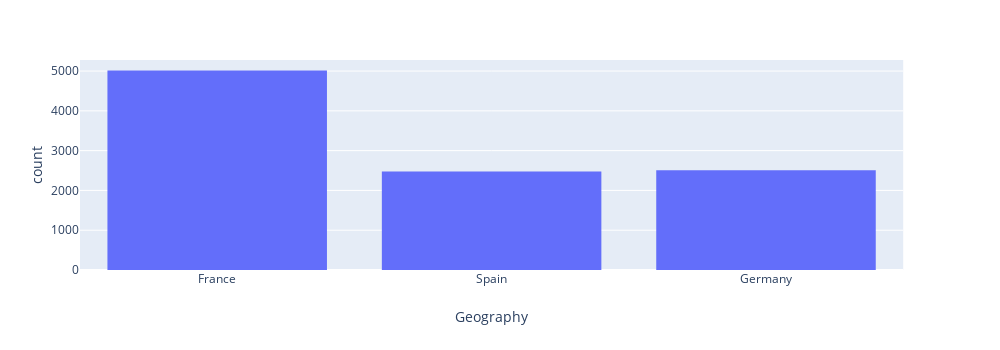
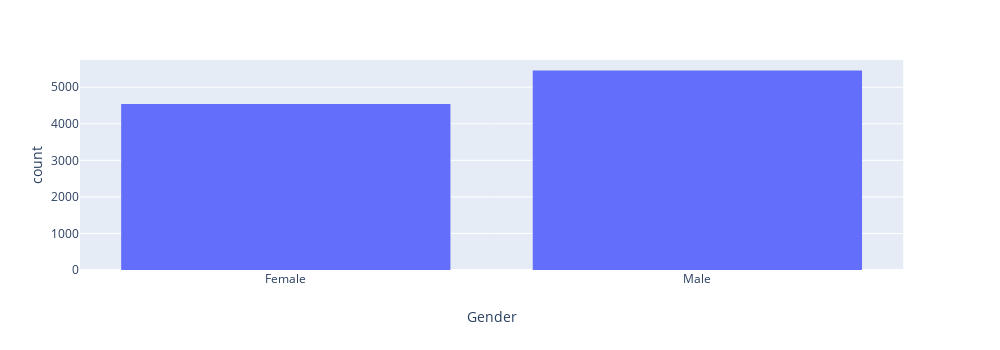
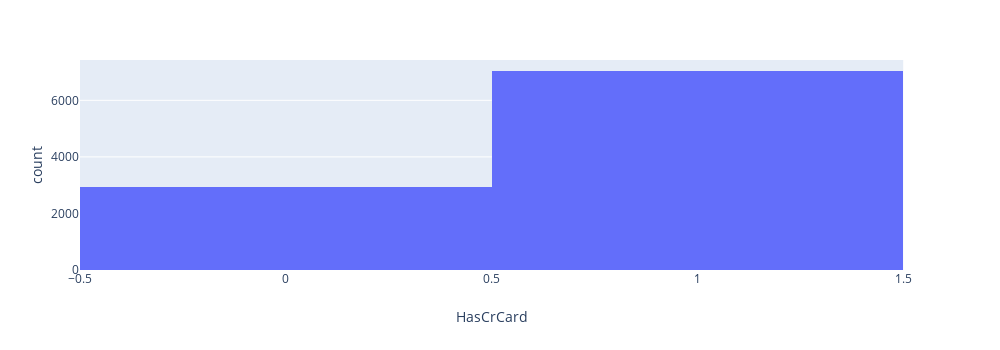
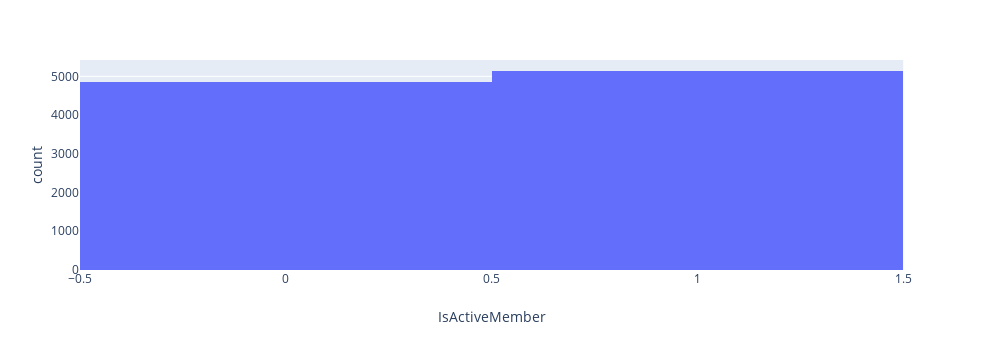

The cell these charts' notebook holds for them, in order:
### Code cell
for col in cats:
    fig = px.histogram(df,x=col,width=1000,height=350)
    fig.show()

### Figure 1 — Plotly figure (JSON) as saved in the notebook; plotly's stock layout.template omitted (floating-point values rounded to 4 significant figures; data arrays with more than 128 entries replaced by an {"elided": "..."} marker saying what was removed)
{"data": [{"alignmentgroup": "True", "bingroup": "x", "hoverlabel": {"namelength": 0}, "hovertemplate": "Geography=%{x}<br>count=%{y}", "legendgroup": "", "marker": {"color": "#636efa"}, "name": "", "offsetgroup": "", "orientation": "v", "showlegend": false, "type": "histogram", "x": {"elided": "10000 str values"}, "xaxis": "x", "yaxis": "y"}], "layout": {"barmode": "relative", "height": 350, "legend": {"tracegroupgap": 0}, "margin": {"t": 60}, "width": 1000, "xaxis": {"anchor": "y", "domain": [0, 0.98], "title": {"text": "Geography"}}, "yaxis": {"anchor": "x", "domain": [0, 1], "title": {"text": "count"}}}}

### Figure 2 — Plotly figure (JSON) as saved in the notebook; plotly's stock layout.template omitted (floating-point values rounded to 4 significant figures; data arrays with more than 128 entries replaced by an {"elided": "..."} marker saying what was removed)
{"data": [{"alignmentgroup": "True", "bingroup": "x", "hoverlabel": {"namelength": 0}, "hovertemplate": "Gender=%{x}<br>count=%{y}", "legendgroup": "", "marker": {"color": "#636efa"}, "name": "", "offsetgroup": "", "orientation": "v", "showlegend": false, "type": "histogram", "x": {"elided": "10000 str values"}, "xaxis": "x", "yaxis": "y"}], "layout": {"barmode": "relative", "height": 350, "legend": {"tracegroupgap": 0}, "margin": {"t": 60}, "width": 1000, "xaxis": {"anchor": "y", "domain": [0, 0.98], "title": {"text": "Gender"}}, "yaxis": {"anchor": "x", "domain": [0, 1], "title": {"text": "count"}}}}

### Figure 3 — Plotly figure (JSON) as saved in the notebook; plotly's stock layout.template omitted (floating-point values rounded to 4 significant figures; data arrays with more than 128 entries replaced by an {"elided": "..."} marker saying what was removed)
{"data": [{"alignmentgroup": "True", "bingroup": "x", "hoverlabel": {"namelength": 0}, "hovertemplate": "HasCrCard=%{x}<br>count=%{y}", "legendgroup": "", "marker": {"color": "#636efa"}, "name": "", "offsetgroup": "", "orientation": "v", "showlegend": false, "type": "histogram", "x": {"elided": "10000 int values"}, "xaxis": "x", "yaxis": "y"}], "layout": {"barmode": "relative", "height": 350, "legend": {"tracegroupgap": 0}, "margin": {"t": 60}, "width": 1000, "xaxis": {"anchor": "y", "domain": [0, 0.98], "title": {"text": "HasCrCard"}}, "yaxis": {"anchor": "x", "domain": [0, 1], "title": {"text": "count"}}}}

### Figure 4 — Plotly figure (JSON) as saved in the notebook; plotly's stock layout.template omitted (floating-point values rounded to 4 significant figures; data arrays with more than 128 entries replaced by an {"elided": "..."} marker saying what was removed)
{"data": [{"alignmentgroup": "True", "bingroup": "x", "hoverlabel": {"namelength": 0}, "hovertemplate": "IsActiveMember=%{x}<br>count=%{y}", "legendgroup": "", "marker": {"color": "#636efa"}, "name": "", "offsetgroup": "", "orientation": "v", "showlegend": false, "type": "histogram", "x": {"elided": "10000 int values"}, "xaxis": "x", "yaxis": "y"}], "layout": {"barmode": "relative", "height": 350, "legend": {"tracegroupgap": 0}, "margin": {"t": 60}, "width": 1000, "xaxis": {"anchor": "y", "domain": [0, 0.98], "title": {"text": "IsActiveMember"}}, "yaxis": {"anchor": "x", "domain": [0, 1], "title": {"text": "count"}}}}
